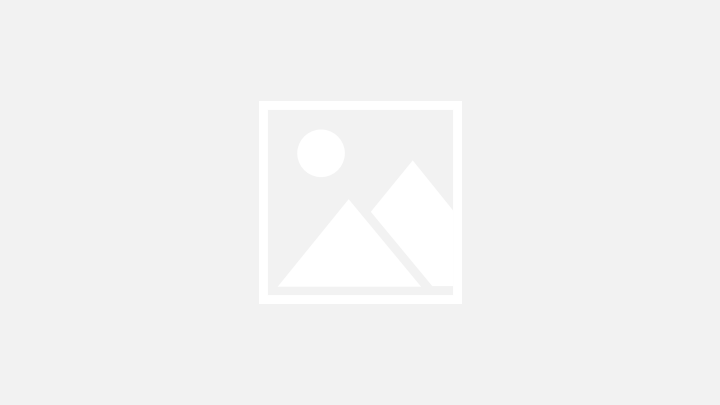
#> input picture main/default-image.png, 720 x 405 px
$ python -i filters.py   (imports and definitions only)
#> lines starting #> are read from the running program, lines starting #| are printed output that depends on the picture
#> further down, picture is the input picture: shape (405, 720, 3); min 242, max 255, mean 242.9
from PIL import Image , ImageOps , ImageDraw
import numpy as np
import matplotlib.pyplot as plt
import cv2 as cv


# [74 lines left out: functions get_erosion, get_dilation, get_open, get_close, get_hough_transform, get_seg_split_and_merge and 1 more, not called in this run]

# Low Pass Filter (LPF)
def apply_lpf(image, kernel_size):
    kernel = np.ones((kernel_size, kernel_size), np.float32) / (kernel_size ** 2)
    return cv.filter2D(src=image, ddepth=-1,kernel= kernel)

# High Pass Filter (HPF)
def apply_hpf(image):
    kernel = np.array([[-1, -1, -1], [-1, 9, -1], [-1, -1, -1]])
    return cv.filter2D(src=image, ddepth=-1, kernel=kernel)

# Mean Filter
def apply_mean(image, kernel_size):
    return cv.blur(image, (kernel_size, kernel_size))

# Median Filter
# [24 lines left out: functions apply_median, apply_roberts, apply_prewitt, not called in this run]

# Sobel Edge Detection
def apply_sobel(image):
    image_gray = cv.cvtColor(np.array(image), cv.COLOR_RGB2GRAY)
    image_x = cv.Sobel(image_gray, cv.CV_64F, 1, 0, ksize=3)
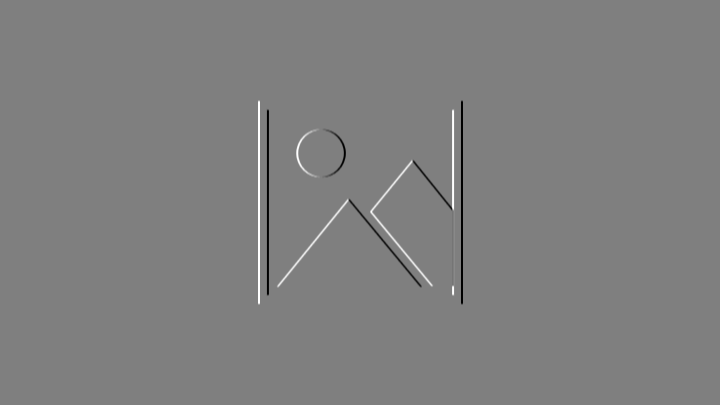
#> image_x: shape (405, 720) float64; min -52, max 52, mean 0; drawn with min black and max white
    image_y = cv.Sobel(image_gray, cv.CV_64F, 0, 1, ksize=3)
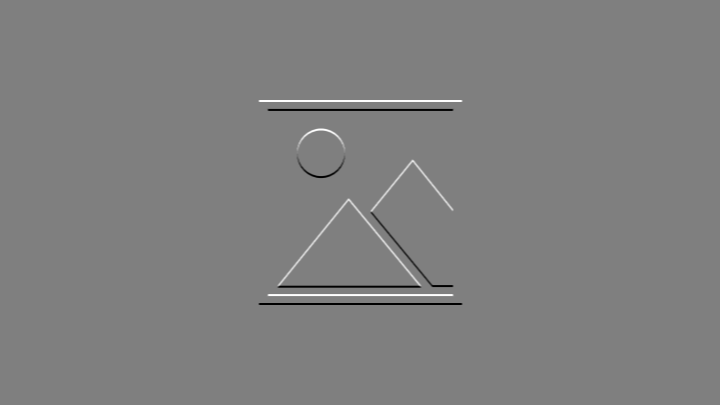
#> image_y: shape (405, 720) float64; min -52, max 52, mean 0; drawn with min black and max white
    sobel_image = np.sqrt(image_x ** 2 + image_y ** 2)
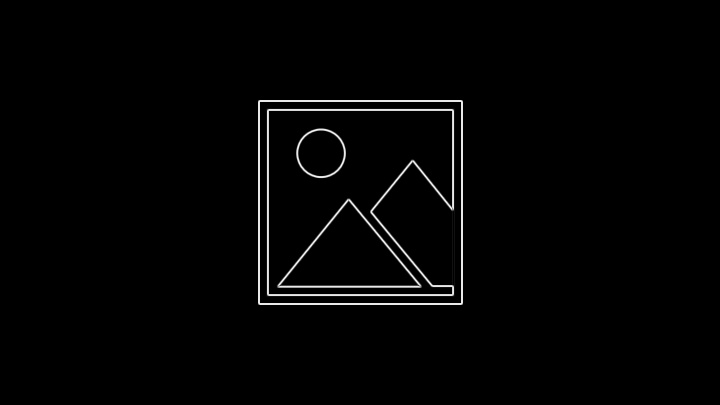
#> sobel_image: shape (405, 720) float64; min 0, max 56.8, mean 0.8; drawn with min black and max white
        # Normalize the gradient magnitude image
    sobel_image = cv.normalize(sobel_image, None, 0, 255, cv.NORM_MINMAX, dtype=cv.CV_8U)
    sobel_image= cv.addWeighted(image_x,0.5,image_y,0.5,0)
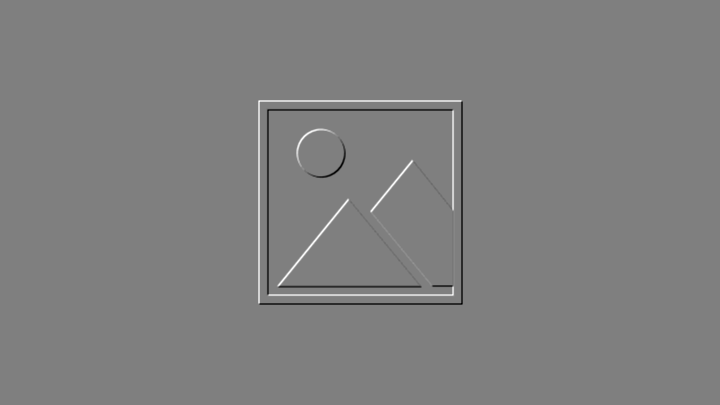
#> sobel_image: shape (405, 720) float64; min -39, max 39, mean 0; drawn with min black and max white

    return sobel_image

>>> import cv2
>>> picture = cv2.cvtColor(cv2.imread('default-image.png'), cv2.COLOR_BGR2RGB)
>>> result = apply_sobel(picture)
